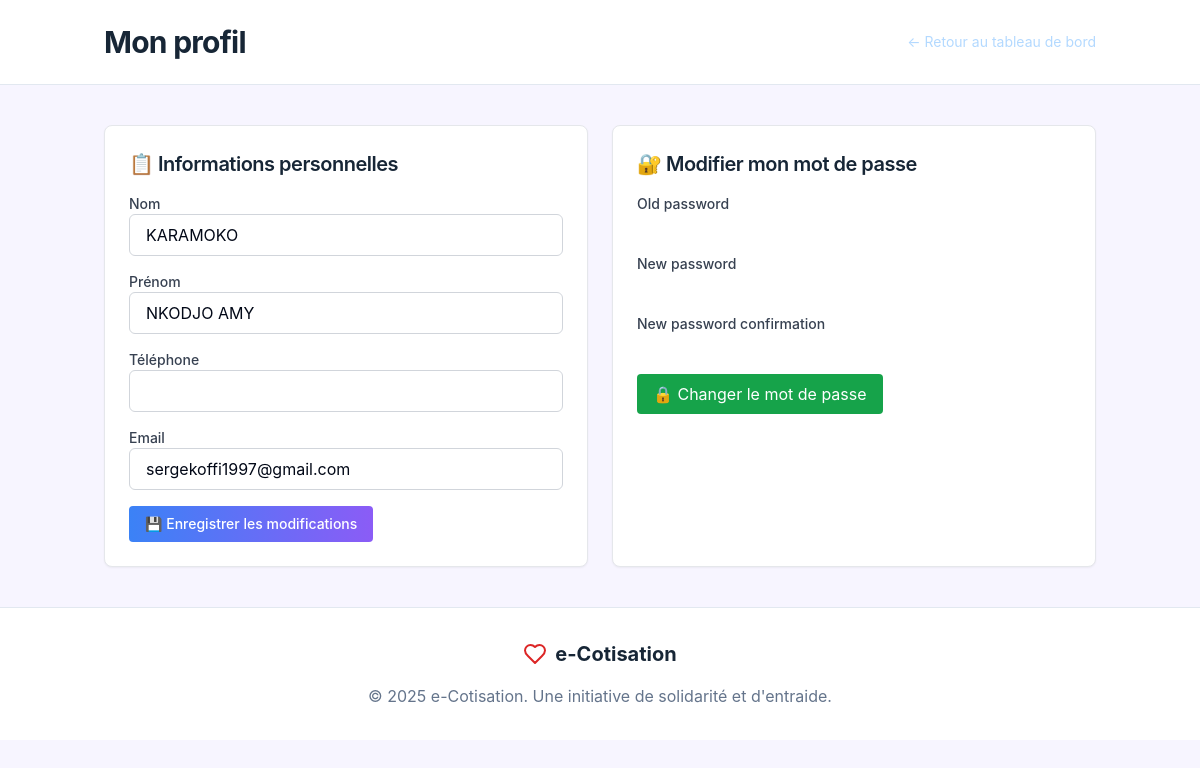
/profil/ (signed in), run on the app's committed database.
### gestion/models.py (models this page shows, shortened)
class Membre(models.Model):
    nom = models.CharField(max_length=100)
    prenom = models.CharField(max_length=100, blank=True)
    email = models.EmailField(blank=True, null=True)
    telephone = models.CharField(max_length=20, blank=True)
    adresse = models.TextField(blank=True)
    date_adhesion = models.DateField(auto_now_add=True)
    est_actif = models.BooleanField(default=True)
    est_decede = models.BooleanField(default=False)
    user = models.OneToOneField(User, on_delete=models.SET_NULL, null=True, blank=True)
    photo = models.ImageField(upload_to='membres/photos/', blank=True, null=True)
    class Meta:
        ordering = ['nom', 'prenom']

### gestion/views.py (the view, shortened to what this page needs)
# urls.py: path('profil/', modifier_profil, name='modifier_profil'),
@login_required
def modifier_profil(request):
    membre = request.user.membre
    profil_form = ProfilForm(request.POST or None, instance=membre)
    password_form = PasswordChangeForm(request.user, request.POST or None)
    context = {
        'profil_form': profil_form,
        'password_form': password_form,
    }
    return render(request, 'gestion/profil.html', context)

### gestion/forms.py
class ProfilForm(forms.ModelForm):
    class Meta:
        model = Membre
        fields = ['nom', 'prenom', 'telephone', 'email']
        widgets = {
            'nom': forms.TextInput(attrs={
                'class': 'w-full px-4 py-2 border border-gray-300 rounded-md focus:outline-none focus:ring-2 focus:ring-primary'
            }),
            'prenom': forms.TextInput(attrs={
                'class': 'w-full px-4 py-2 border border-gray-300 rounded-md focus:outline-none focus:ring-2 focus:ring-primary'
            }),
            'telephone': forms.TextInput(attrs={
                'class': 'w-full px-4 py-2 border border-gray-300 rounded-md focus:outline-none focus:ring-2 focus:ring-primary'
            }),
            'email': forms.EmailInput(attrs={
                'class': 'w-full px-4 py-2 border border-gray-300 rounded-md focus:outline-none focus:ring-2 focus:ring-primary'
            }),
        }

### gestion/context_processors.py (called while the page is built)
def logo_actif(request):
    logo = Logo.objects.filter(actif=True).first()
    return {'logo_actif': logo}

### gestion/templates/gestion/profil.html (shortened to what this page needs)
{% load static %}
{% load humanize %}
<!DOCTYPE html>
<html lang="fr">
<head>
  <link rel="stylesheet" href="{% static 'gestion/assets/css/styles.css' %}" />
  <script src="https://cdn.tailwindcss.com"></script>
</head>
<body class="bg-soft-white">
  <header class="bg-white border-b border-border py-6">
    <div class="container mx-auto px-4 flex flex-col gap-2 sm:flex-row sm:justify-between sm:items-center">
      <h1 class="text-3xl font-bold text-deep-blue">Mon profil</h1>
      <a href="{% url 'dashboard' %}" class="text-sm text-primary hover:underline">← Retour au tableau de bord</a>
    </div>
  </header>
  <main class="container mx-auto px-4 py-10">
    <div class="grid grid-cols-1 md:grid-cols-2 gap-6">
      <form method="post" class="bg-white border rounded-lg p-6 shadow-sm space-y-4">
        <h2 class="text-xl font-semibold text-deep-blue">📋 Informations personnelles</h2>
        <div>
          <label class="block text-sm font-medium text-gray-700">Nom</label>
          {{ profil_form.nom }}
        </div>
        <div>
          <label class="block text-sm font-medium text-gray-700">Prénom</label>
          {{ profil_form.prenom }}
        </div>
        <div>
          <label class="block text-sm font-medium text-gray-700">Téléphone</label>
          {{ profil_form.telephone }}
        </div>
        <div>
          <label class="block text-sm font-medium text-gray-700">Email</label>
          {{ profil_form.email }}
        </div>
        <button type="submit" name="profil_submit" class="btn-gradient w-full sm:w-auto text-white px-4 py-2 rounded text-sm font-medium">
          💾 Enregistrer les modifications
        </button>
      </form>
        <form method="post" class="bg-white border rounded-lg p-6 shadow-sm space-y-4">
            <h2 class="text-xl font-semibold text-deep-blue">🔐 Modifier mon mot de passe</h2>
            {% for field in password_form %}
                <div>
                    <label class="block text-sm font-medium text-gray-700">{{ field.label }}</label>
                    {{ field }}
                </div>
            {% endfor %}
            <button type="submit" name="password_submit" class="bg-green-600 text-white px-4 py-2 rounded hover:bg-green-700">
                🔒 Changer le mot de passe
            </button>
        </form>
    </div>
  </main>
</body>
<footer class="bg-white border-t border-border py-8 px-4">
          <div class="container mx-auto text-center">
            <div class="flex items-center justify-center space-x-2 mb-4">
              <span class="text-xl font-bold text-deep-blue"
                >e-Cotisation</span
              >
            </div>
            <p class="text-muted-foreground">
              © 2025 e-Cotisation. Une initiative de solidarité et d'entraide.
            </p>
          </div>
        </footer>
</html>

### gestion/templates/gestion/profil.html (style rules this page uses)
.btn-gradient { background: linear-gradient(90deg, #3b82f6, #8b5cf6); }

### data on the page
Membre: nom "KARAMOKO", prenom "NKODJO AMY", email "sergekoffi1997@gmail.com"

### other printed values
{{ field.label }} "Old password" "New password" "New password confirmation"
